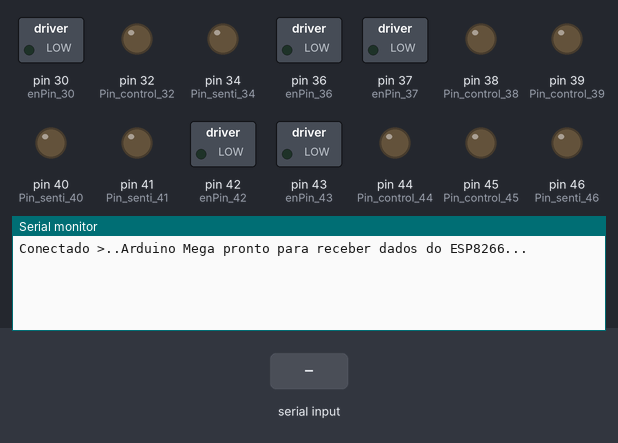
Recording of a sketch running on a simulated Arduino Mega 2560, built with avr-gcc and run on an emulated ATmega2560. Parts: switched loads named in the sketch (green lamp = pin HIGH), output pins drawn as LEDs (lit = HIGH), the last lines printed to the serial monitor. The test bench sets the inputs (shaded band).

Above: at 1.2 s.
1.3 s: "90,45,200\n" received over the second serial link
At 2.5 s:
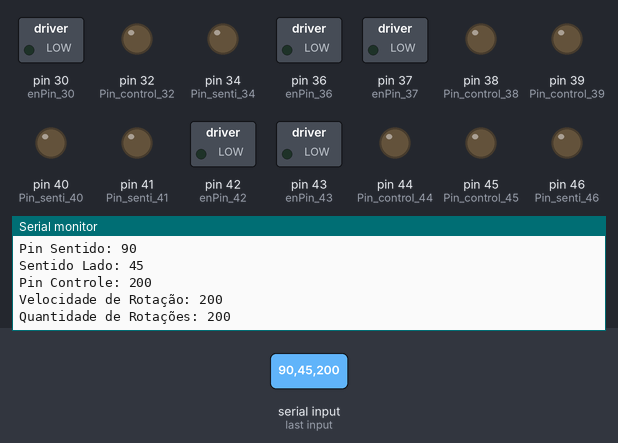
2.8 s: "90,45\n" received over the second serial link
At 3.7 s:
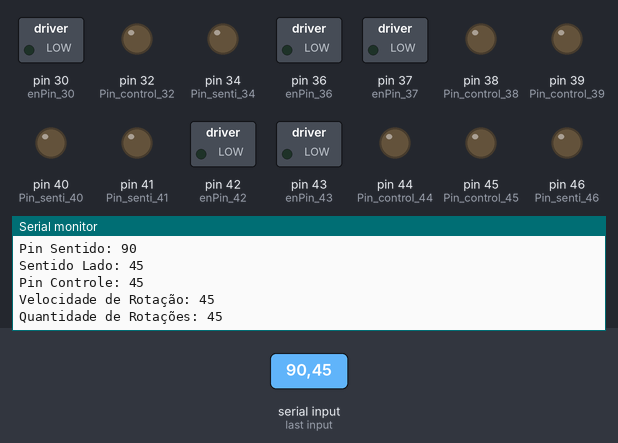
4.3 s: "90,45,200,10\n" received over the second serial link
At 5.4 s:
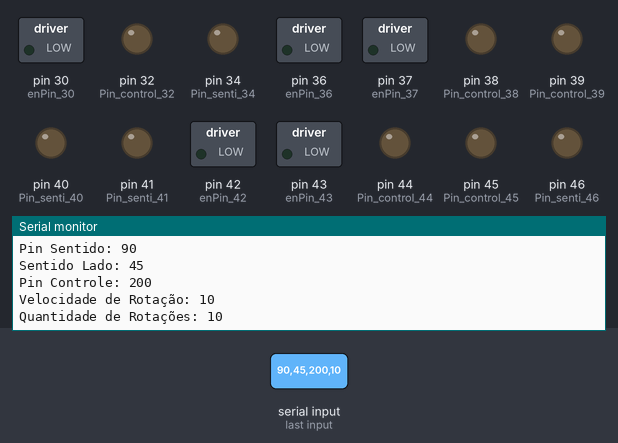

The sketch:

minha_cria__o.ino
```cpp
//1 sentido D_E
int Pin_senti_46 = 46;
int Pin_control_44 = 44;
int enPin_42 = 42;

//2 duplo
int Pin_senti_53 = 53;
int Pin_control_51 = 51;
int enPin_49 = 49;

int Pin_senti_52 = 52;
int Pin_control_50 = 50;
int enPin_48 = 48;

// 2 motor
int Pin_senti_47 = 47;
int Pin_control_45 = 45;
int enPin_43 = 43;

// 3 motor
int Pin_senti_40 = 40;
int Pin_control_38 = 38;
int enPin_36 = 36;

// 4 motor
int Pin_senti_41 = 41;
int Pin_control_39 = 39;
int enPin_37 = 37;

// 5 motor
int Pin_senti_34 = 34;
int Pin_control_32 = 32;
int enPin_30 = 30;

int qnt = 500;
int Velocidade = 200;

void setup() {
  Serial.begin(9600);       // Comunicação com o Monitor Serial
  Serial1.begin(9600);
  Serial.println("");
  Serial.print("Conectado >..");
  //1 conjunto
  pinMode(Pin_control_50, OUTPUT);
  pinMode(Pin_senti_52, OUTPUT);
  pinMode(enPin_48, OUTPUT);
  digitalWrite(enPin_48, LOW);
  pinMode(Pin_control_51, OUTPUT);
  pinMode(Pin_senti_53, OUTPUT);
  pinMode(enPin_49, OUTPUT);
  digitalWrite(enPin_49, LOW);

  //2 conjunto D_E
  pinMode(Pin_senti_46, OUTPUT);
  pinMode(Pin_control_44, OUTPUT);
  pinMode(enPin_42, OUTPUT);
  digitalWrite(enPin_42, LOW);

  //2 motor
  pinMode(Pin_senti_47, OUTPUT);
  pinMode(Pin_control_45, OUTPUT);
  pinMode(enPin_43, OUTPUT);
  digitalWrite(enPin_43, LOW);

  //3 motor
  pinMode(Pin_senti_40, OUTPUT);
  pinMode(Pin_control_38, OUTPUT);
  pinMode(enPin_36, OUTPUT);
  digitalWrite(enPin_36, LOW);

  //4 motor
  pinMode(Pin_senti_41, OUTPUT);
  pinMode(Pin_control_39, OUTPUT);
  pinMode(enPin_37, OUTPUT);
  digitalWrite(enPin_37, LOW);

  //5 motor
  pinMode(Pin_senti_34, OUTPUT);
  pinMode(Pin_control_32, OUTPUT);
  pinMode(enPin_30, OUTPUT);
  digitalWrite(enPin_30, LOW);
  Serial.println("Arduino Mega pronto para receber dados do ESP8266...");
}

void loop() {
  // Verifica se há dados disponíveis para leitura na Serial1 (comunicação com o ESP8266)
  if (Serial1.available()) {
  String data = Serial1.readStringUntil('\n');
  Serial.print("Dados lidos: ");
  Serial.println(data);

  if (data.length() > 1) { // Verifica se os dados lidos têm um comprimento mínimo esperado
    int firstComma = data.indexOf(',');
    if (firstComma != -1) {
      int pin_sentido = data.substring(0, firstComma).toInt();
      data = data.substring(firstComma + 1);

      int secondComma = data.indexOf(',');
      int pin_sentido_lado = data.substring(0, secondComma).toInt();
      data = data.substring(secondComma + 1);

      int thirdComma = data.indexOf(',');
      int pin_controle = data.substring(0, thirdComma).toInt();
      data = data.substring(thirdComma + 1);

      int fourthComma = data.indexOf(',');
      int vel_rotacao = data.substring(0, fourthComma).toInt();
      int qnt_rotacao = data.substring(fourthComma + 1).toInt();

      Serial.println("Valores recebidos do ESP8266:");
      Serial.print("Pin Sentido: ");
      Serial.println(pin_sentido);
      Serial.print("Sentido Lado: ");
      Serial.println(pin_sentido_lado);
      Serial.print("Pin Controle: ");
      Serial.println(pin_controle);
      Serial.print("Velocidade de Rotação: ");
      Serial.println(vel_rotacao);
      Serial.print("Quantidade de Rotações: ");
      Serial.println(qnt_rotacao);
    }
  }
 }
}
    //lado_d_e(pin_sentido,1,pin_controle,vel_rotacao,qnt_rotacao);
    //gira_motor(Pin_senti_52,1,Pin_control_50,1000,10000);
  //gira_2_motor_base(Pin_senti_52,Pin_senti_53,1,Pin_control_50,Pin_control_51,350,10000);


void gira_motor(int pin_sentido, bool pin_sentido_lado , int pin_controle, int vel_rotacao, int qnt_rotacao){
  digitalWrite(pin_sentido, pin_sentido_lado);
  for (int i = 0; i < qnt_rotacao; i++) {
    digitalWrite(pin_controle, HIGH);
    delayMicroseconds(vel_rotacao);
    digitalWrite(pin_controle, LOW);
    delayMicroseconds(vel_rotacao);
  }
}
void gira_2_motor_base(int pin_sentido, int pin_sentido_2, bool pin_sentido_lado , int pin_controle, int pin_controle_2, int vel_rotacao, int qnt_rotacao){
  digitalWrite(pin_sentido, pin_sentido_lado);
  if (pin_sentido_lado == 1) {
    pin_sentido_lado = 0;
  } else {
    pin_sentido_lado = 1;
  }
  digitalWrite(pin_sentido_2, pin_sentido_lado);
  for (int i = 0; i < qnt_rotacao; i++) {
    digitalWrite(pin_controle, HIGH);
    digitalWrite(pin_controle_2, HIGH);
    delayMicroseconds(vel_rotacao);
    digitalWrite(pin_controle, LOW);
    digitalWrite(pin_controle_2, LOW);
    delayMicroseconds(vel_rotacao);
  }
}
void lado_d_e(int pin_sentido, char direita_esquerda, int pin_controle, int vel_rotacao, int qnt_rotacao) {
  bool pin_sentido_lado = 0;
  if (direita_esquerda == 'd') {
    pin_sentido_lado = 0;
  } else if (direita_esquerda == 'e') {
    pin_sentido_lado = 1;
  }
  digitalWrite(pin_sentido, pin_sentido_lado);

  for (int i = 0; i < qnt_rotacao; i++) {
    digitalWrite(pin_controle, HIGH);
    delayMicroseconds(vel_rotacao);
    digitalWrite(pin_controle, LOW);
    delayMicroseconds(vel_rotacao);
  }
}
void mexe_todos(int pin_sentido_j_1, int pin_sentido_j_2,int pin_sentido_1, int pin_sentido_2,int pin_sentido_3, int pin_sentido_4,int pin_sentido_5,
                int pin_controle_j_1, int pin_controle_j_2, int pin_controle_1, int pin_controle_2, int pin_controle_3, int pin_controle_4, int pin_controle_5,
                bool pin_sentido_lado_j_1_2,char pin_sentido_lado_1 ,bool pin_sentido_lado_2 ,bool pin_sentido_lado_3 ,bool pin_sentido_lado_4 ,bool pin_sentido_lado_5,
                int vel_rotacao_j_1_2 ,int vel_rotacao_1,int vel_rotacao_2,int vel_rotacao_3,int vel_rotacao_4,int vel_rotacao_5,
                int qnt_rotacao_j_1_2 ,int qnt_rotacao_1,int qnt_rotacao_2,int qnt_rotacao_3,int qnt_rotacao_4,int qnt_rotacao_5){
  digitalWrite(pin_sentido_j_1, pin_sentido_lado_j_1_2);
  if (pin_sentido_lado_j_1_2 == 1) {
    pin_sentido_lado_j_1_2 = 0;
  } else {
    pin_sentido_lado_j_1_2 = 1;
  }
  digitalWrite(pin_sentido_j_2, pin_sentido_lado_j_1_2);

  bool pin_sentido_lado_base = 0;
  if (pin_sentido_lado_1 == 'd') {
    pin_sentido_lado_base = 0;
  } else if (pin_sentido_lado_1 == 'e') {
    pin_sentido_lado_base = 1;
  }
  digitalWrite(pin_sentido_1, pin_sentido_lado_base);

  digitalWrite(pin_sentido_2, pin_sentido_lado_2);
  digitalWrite(pin_sentido_3, pin_sentido_lado_3);
  digitalWrite(pin_sentido_4, pin_sentido_lado_4);
  digitalWrite(pin_sentido_5, pin_sentido_lado_5);
  int valores[] = {qnt_rotacao_j_1_2, qnt_rotacao_1, qnt_rotacao_2, qnt_rotacao_3, qnt_rotacao_4, qnt_rotacao_5};
  int maior_qnt_rotacao = valores[0];
  for(int i = 1; i < 6; i++) {if(valores[i] > maior_qnt_rotacao) {maior_qnt_rotacao = valores[i];}}
  for (int i = 0; i < maior_qnt_rotacao; i++) {
    if (qnt_rotacao_j_1_2>i){
      digitalWrite(pin_controle_j_1, HIGH);
      digitalWrite(pin_controle_j_2, HIGH);
      delayMicroseconds(vel_rotacao_j_1_2);
      digitalWrite(pin_controle_j_1, LOW);
      digitalWrite(pin_controle_j_2, LOW);
      delayMicroseconds(vel_rotacao_j_1_2);
    }

    if (qnt_rotacao_1>i){
      digitalWrite(pin_controle_1, HIGH);
      delayMicroseconds(vel_rotacao_1);
      digitalWrite(pin_controle_1, LOW);
      delayMicroseconds(vel_rotacao_1);
    }

    if (qnt_rotacao_2>i){
      digitalWrite(pin_controle_2, HIGH);
      delayMicroseconds(vel_rotacao_2);
      digitalWrite(pin_controle_2, LOW);
      delayMicroseconds(vel_rotacao_2);
    }

    if (qnt_rotacao_3>i){
      digitalWrite(pin_controle_3, HIGH);
      delayMicroseconds(vel_rotacao_3);
      digitalWrite(pin_controle_3, LOW);
      delayMicroseconds(vel_rotacao_3);
    }

    if (qnt_rotacao_4>i){
      digitalWrite(pin_controle_4, HIGH);
      delayMicroseconds(vel_rotacao_4);
      digitalWrite(pin_controle_4, LOW);
      delayMicroseconds(vel_rotacao_4);
    }

    if (qnt_rotacao_5>i){
      digitalWrite(pin_controle_5, HIGH);
      delayMicroseconds(vel_rotacao_5);
      digitalWrite(pin_controle_5, LOW);
      delayMicroseconds(vel_rotacao_5);
    }
  }
}
```

Measured:
- after the input at 1.3 s, the serial monitor: prints a new line at once (image 1)
- after the input at 2.8 s, the serial monitor: prints a new line at once (image 2)
- after the input at 4.3 s, the serial monitor: prints a new line at once (image 3)
